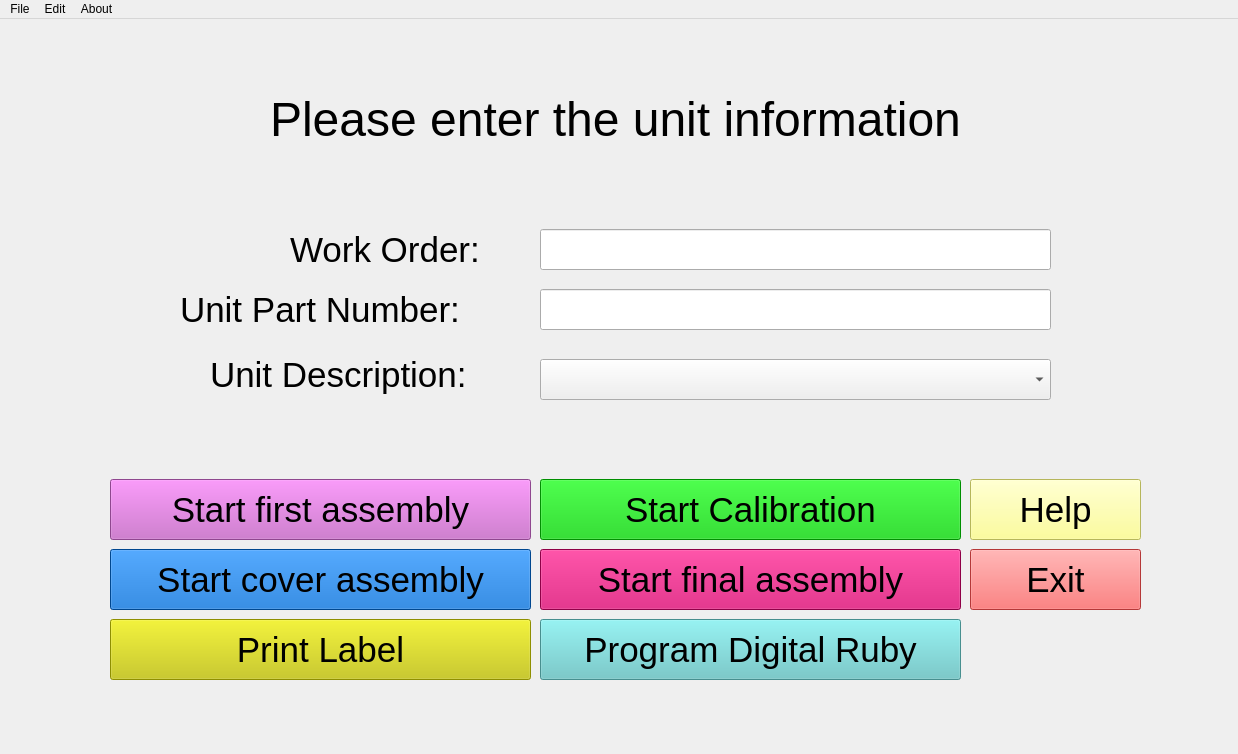
<?xml version="1.0" encoding="UTF-8"?>
<ui version="4.0">
 <class>MainWindow</class>
 <widget class="QMainWindow" name="MainWindow">
  <property name="geometry">
   <rect>
    <x>0</x>
    <y>0</y>
    <width>1238</width>
    <height>754</height>
   </rect>
  </property>
  <property name="windowTitle">
   <string>RUBY Assembly Program</string>
  </property>
  <widget class="QWidget" name="centralwidget">
   <widget class="QLabel" name="label_10">
    <property name="geometry">
     <rect>
      <x>140</x>
      <y>60</y>
      <width>951</width>
      <height>81</height>
     </rect>
    </property>
    <property name="font">
     <font>
      <pointsize>36</pointsize>
     </font>
    </property>
    <property name="text">
     <string>Please enter the unit information</string>
    </property>
    <property name="alignment">
     <set>Qt::AlignCenter</set>
    </property>
   </widget>
   <widget class="QComboBox" name="description_cobo">
    <property name="geometry">
     <rect>
      <x>540</x>
      <y>340</y>
      <width>511</width>
      <height>41</height>
     </rect>
    </property>
    <property name="font">
     <font>
      <pointsize>26</pointsize>
     </font>
    </property>
    <item>
     <property name="text">
      <string/>
     </property>
    </item>
    <item>
     <property name="text">
      <string>JMHI-100-1-D-14.5</string>
     </property>
    </item>
    <item>
     <property name="text">
      <string>JMHI-100-4-D-14.5</string>
     </property>
    </item>
    <item>
     <property name="text">
      <string>JMHI-200-1-D-14.5</string>
     </property>
    </item>
    <item>
     <property name="text">
      <string>JMHI-200-4-D-14.5</string>
     </property>
    </item>
    <item>
     <property name="text">
      <string>JMHI-100-1-D-30</string>
     </property>
    </item>
    <item>
     <property name="text">
      <string>JMHI-100-4-D-30</string>
     </property>
    </item>
    <item>
     <property name="text">
      <string>JMHI-200-1-D-30</string>
     </property>
    </item>
    <item>
     <property name="text">
      <string>JMHI-200-4-D-30</string>
     </property>
    </item>
    <item>
     <property name="text">
      <string>JMHI-100-1-D-60</string>
     </property>
    </item>
    <item>
     <property name="text">
      <string>JMHI-100-4-D-60</string>
     </property>
    </item>
    <item>
     <property name="text">
      <string>JMHI-200-1-D-60</string>
     </property>
    </item>
    <item>
     <property name="text">
      <string>JMHI-200-4-D-60</string>
     </property>
    </item>
    <item>
     <property name="text">
      <string>JMHI-100-1-D-90</string>
     </property>
    </item>
    <item>
     <property name="text">
      <string>JMHI-100-4-D-90</string>
     </property>
    </item>
    <item>
     <property name="text">
      <string>JMHI-200-1-D-90</string>
     </property>
    </item>
    <item>
     <property name="text">
      <string>JMHI-200-4-D-90</string>
     </property>
    </item>
    <item>
     <property name="text">
      <string>JMHI-100-1-S-14.5</string>
     </property>
    </item>
    <item>
     <property name="text">
      <string>JMHI-100-4-S-14.5</string>
     </property>
    </item>
    <item>
     <property name="text">
      <string>JMHI-200-1-S-14.5</string>
     </property>
    </item>
    <item>
     <property name="text">
      <string>JMHI-200-4-S-14.5</string>
     </property>
    </item>
    <item>
     <property name="text">
      <string>JMHI-100-1-S-30</string>
     </property>
    </item>
    <item>
     <property name="text">
      <string>JMHI-100-4-S-30</string>
     </property>
    </item>
    <item>
     <property name="text">
      <string>JMHI-200-1-S-30</string>
     </property>
    </item>
    <item>
     <property name="text">
      <string>JMHI-200-4-S-30</string>
     </property>
    </item>
    <item>
     <property name="text">
      <string>JMHI-100-1-S-60</string>
     </property>
    </item>
    <item>
     <property name="text">
      <string>JMHI-100-4-S-60</string>
     </property>
    </item>
    <item>
     <property name="text">
      <string>JMHI-200-1-S-60</string>
     </property>
    </item>
    <item>
     <property name="text">
      <string>JMHI-200-4-S-60</string>
     </property>
    </item>
    <item>
     <property name="text">
      <string>JMHI-100-1-S-90</string>
     </property>
    </item>
    <item>
     <property name="text">
      <string>JMHI-100-4-S-90</string>
     </property>
    </item>
    <item>
     <property name="text">
      <string>JMHI-200-1-S-90</string>
     </property>
    </item>
    <item>
     <property name="text">
      <string>JMHI-200-4-S-90</string>
     </property>
    </item>
    <item>
     <property name="text">
      <string>JMHI-100-1-L-14.5</string>
     </property>
    </item>
    <item>
     <property name="text">
      <string>JMHI-100-4-L-14.5</string>
     </property>
    </item>
    <item>
     <property name="text">
      <string>JMHI-200-1-L-14.5</string>
     </property>
    </item>
    <item>
     <property name="text">
      <string>JMHI-200-4-L-14.5</string>
     </property>
    </item>
    <item>
     <property name="text">
      <string>JMHI-100-1-L-30</string>
     </property>
    </item>
    <item>
     <property name="text">
      <string>JMHI-100-4-L-30</string>
     </property>
    </item>
    <item>
     <property name="text">
      <string>JMHI-200-1-L-30</string>
     </property>
    </item>
    <item>
     <property name="text">
      <string>JMHI-200-4-L-30</string>
     </property>
    </item>
    <item>
     <property name="text">
      <string>JMHI-100-1-L-60</string>
     </property>
    </item>
    <item>
     <property name="text">
      <string>JMHI-100-4-L-60</string>
     </property>
    </item>
    <item>
     <property name="text">
      <string>JMHI-200-1-L-60</string>
     </property>
    </item>
    <item>
     <property name="text">
      <string>JMHI-200-4-L-60</string>
     </property>
    </item>
    <item>
     <property name="text">
      <string>JMHI-100-1-L-90</string>
     </property>
    </item>
    <item>
     <property name="text">
      <string>JMHI-100-4-L-90</string>
     </property>
    </item>
    <item>
     <property name="text">
      <string>JMHI-200-1-L-90</string>
     </property>
    </item>
    <item>
     <property name="text">
      <string>JMHI-200-4-L-90</string>
     </property>
    </item>
    <item>
     <property name="text">
      <string>JMHA-100-1-D-0.5</string>
     </property>
    </item>
    <item>
     <property name="text">
      <string>JMHA-100-4-D-0.5</string>
     </property>
    </item>
    <item>
     <property name="text">
      <string>JMHA-200-1-D-0.5</string>
     </property>
    </item>
    <item>
     <property name="text">
      <string>JMHA-200-4-D-0.5</string>
     </property>
    </item>
    <item>
     <property name="text">
      <string>JMHA-300-1-D-0.5</string>
     </property>
    </item>
    <item>
     <property name="text">
      <string>JMHA-300-4-D-0.5</string>
     </property>
    </item>
    <item>
     <property name="text">
      <string>JMHA-100-1-D-1.0</string>
     </property>
    </item>
    <item>
     <property name="text">
      <string>JMHA-100-4-D-1.0</string>
     </property>
    </item>
    <item>
     <property name="text">
      <string>JMHA-200-1-D-1.0</string>
     </property>
    </item>
    <item>
     <property name="text">
      <string>JMHA-200-4-D-1.0</string>
     </property>
    </item>
    <item>
     <property name="text">
      <string>JMHA-300-1-D-1.0</string>
     </property>
    </item>
    <item>
     <property name="text">
      <string>JMHA-300-4-D-1.0</string>
     </property>
    </item>
    <item>
     <property name="text">
      <string>JMHA-100-1-D-2.0</string>
     </property>
    </item>
    <item>
     <property name="text">
      <string>JMHA-100-4-D-2.0</string>
     </property>
    </item>
    <item>
     <property name="text">
      <string>JMHA-200-1-D-2.0</string>
     </property>
    </item>
    <item>
     <property name="text">
      <string>JMHA-200-4-D-2.0</string>
     </property>
    </item>
    <item>
     <property name="text">
      <string>JMHA-300-1-D-2.0</string>
     </property>
    </item>
    <item>
     <property name="text">
      <string>JMHA-300-4-D-2.0</string>
     </property>
    </item>
    <item>
     <property name="text">
      <string>JMHA-100-1-D-4.0</string>
     </property>
    </item>
    <item>
     <property name="text">
      <string>JMHA-100-4-D-4.0</string>
     </property>
    </item>
    <item>
     <property name="text">
      <string>JMHA-200-1-D-4.0</string>
     </property>
    </item>
    <item>
     <property name="text">
      <string>JMHA-200-4-D-4.0</string>
     </property>
    </item>
    <item>
     <property name="text">
      <string>JMHA-300-1-D-4.0</string>
     </property>
    </item>
    <item>
     <property name="text">
      <string>JMHA-300-4-D-4.0</string>
     </property>
    </item>
    <item>
     <property name="text">
      <string>JMHA-100-1-D-10.0</string>
     </property>
    </item>
    <item>
     <property name="text">
      <string>JMHA-100-4-D-10.0</string>
     </property>
    </item>
    <item>
     <property name="text">
      <string>JMHA-200-1-D-10.0</string>
     </property>
    </item>
    <item>
     <property name="text">
      <string>JMHA-200-4-D-10.0</string>
     </property>
    </item>
    <item>
     <property name="text">
      <string>JMHA-300-1-D-10.0</string>
     </property>
    </item>
    <item>
     <property name="text">
      <string>JMHA-300-4-D-10.0</string>
     </property>
    </item>
    <item>
     <property name="text">
      <string>JMHA-100-1-S-0.5</string>
     </property>
    </item>
    <item>
     <property name="text">
      <string>JMHA-100-4-S-0.5</string>
     </property>
    </item>
    <item>
     <property name="text">
      <string>JMHA-200-1-S-0.5</string>
     </property>
    </item>
    <item>
     <property name="text">
      <string>JMHA-200-4-S-0.5</string>
     </property>
    </item>
    <item>
     <property name="text">
      <string>JMHA-300-1-S-0.5</string>
     </property>
    </item>
    <item>
     <property name="text">
      <string>JMHA-300-4-S-0.5</string>
     </property>
    </item>
    <item>
     <property name="text">
      <string>JMHA-100-1-S-1.0</string>
     </property>
    </item>
    <item>
     <property name="text">
      <string>JMHA-100-4-S-1.0</string>
     </property>
    </item>
    <item>
     <property name="text">
      <string>JMHA-200-1-S-1.0</string>
     </property>
    </item>
    <item>
     <property name="text">
      <string>JMHA-200-4-S-1.0</string>
     </property>
    </item>
    <item>
     <property name="text">
      <string>JMHA-300-1-S-1.0</string>
     </property>
    </item>
    <item>
     <property name="text">
      <string>JMHA-300-4-S-1.0</string>
     </property>
    </item>
    <item>
     <property name="text">
      <string>JMHA-100-1-S-2.0</string>
     </property>
    </item>
    <item>
     <property name="text">
      <string>JMHA-100-4-S-2.0</string>
     </property>
    </item>
    <item>
     <property name="text">
      <string>JMHA-200-1-S-2.0</string>
     </property>
    </item>
    <item>
     <property name="text">
      <string>JMHA-200-4-S-2.0</string>
     </property>
    </item>
    <item>
     <property name="text">
      <string>JMHA-300-1-S-2.0</string>
     </property>
    </item>
    <item>
     <property name="text">
      <string>JMHA-300-4-S-2.0</string>
     </property>
    </item>
    <item>
     <property name="text">
      <string>JMHA-100-1-S-4.0</string>
     </property>
    </item>
    <item>
     <property name="text">
      <string>JMHA-100-4-S-4.0</string>
     </property>
    </item>
    <item>
     <property name="text">
      <string>JMHA-200-1-S-4.0</string>
     </property>
    </item>
    <item>
     <property name="text">
      <string>JMHA-200-2-S-4.0</string>
     </property>
    </item>
    <item>
     <property name="text">
      <string>JMHA-300-1-S-4.0</string>
     </property>
    </item>
    <item>
     <property name="text">
      <string>JMHA-300-4-S-4.0</string>
     </property>
    </item>
    <item>
     <property name="text">
      <string>JMHA-100-1-S-10.0</string>
     </property>
    </item>
    <item>
     <property name="text">
      <string>JMHA-100-4-S-10.0</string>
     </property>
    </item>
    <item>
     <property name="text">
      <string>JMHA-200-1-S-10.0</string>
     </property>
    </item>
    <item>
     <property name="text">
      <string>JMHA-200-4-S-10.0</string>
     </property>
    </item>
    <item>
     <property name="text">
      <string>JMHA-300-1-S-10.0</string>
     </property>
    </item>
    <item>
     <property name="text">
      <string>JMHA-300-4-S-10.0</string>
     </property>
    </item>
    <item>
     <property name="text">
      <string>JMHA-100-1-L-0.5</string>
     </property>
    </item>
    <item>
     <property name="text">
      <string>JMHA-100-4-L-0.5</string>
     </property>
    </item>
    <item>
     <property name="text">
      <string>JMHA-200-1-L-0.5</string>
     </property>
    </item>
    <item>
     <property name="text">
      <string>JMHA-200-4-L-0.5</string>
     </property>
    </item>
    <item>
     <property name="text">
      <string>JMHA-300-1-L-0.5</string>
     </property>
    </item>
    <item>
     <property name="text">
      <string>JMHA-300-4-L-0.5</string>
     </property>
    </item>
    <item>
     <property name="text">
      <string>JMHA-100-1-L-1.0</string>
     </property>
    </item>
    <item>
     <property name="text">
      <string>JMHA-100-4-L-1.0</string>
     </property>
    </item>
    <item>
     <property name="text">
      <string>JMHA-200-1-L-1.0</string>
     </property>
    </item>
    <item>
     <property name="text">
      <string>JMHA-200-4-L-1.0</string>
     </property>
    </item>
    <item>
     <property name="text">
      <string>JMHA-300-1-L-1.0</string>
     </property>
    </item>
    <item>
     <property name="text">
      <string>JMHA-300-4-L-1.0</string>
     </property>
    </item>
    <item>
     <property name="text">
      <string>JMHA-100-1-L-2.0</string>
     </property>
    </item>
    <item>
     <property name="text">
      <string>JMHA-100-4-L-2.0</string>
     </property>
    </item>
    <item>
     <property name="text">
      <string>JMHA-200-1-L-2.0</string>
     </property>
    </item>
    <item>
     <property name="text">
      <string>JMHA-200-4-L-2.0</string>
     </property>
    </item>
    <item>
     <property name="text">
      <string>JMHA-300-1-L-2.0</string>
     </property>
    </item>
    <item>
     <property name="text">
      <string>JMHA-300-4-L-2.0</string>
     </property>
    </item>
    <item>
     <property name="text">
      <string>JMHA-100-1-L-4.0</string>
     </property>
    </item>
    <item>
     <property name="text">
      <string>JMHA-100-4-L-4.0</string>
     </property>
    </item>
    <item>
     <property name="text">
      <string>JMHA-200-1-L-4.0</string>
     </property>
    </item>
    <item>
     <property name="text">
      <string>JMHA-200-4-L-4.0</string>
     </property>
    </item>
    <item>
     <property name="text">
      <string>JMHA-300-1-L-4.0</string>
     </property>
    </item>
    <item>
     <property name="text">
      <string>JMHA-300-4-L-4.0</string>
     </property>
    </item>
    <item>
     <property name="text">
      <string>JMHA-100-1-L-10.0</string>
     </property>
    </item>
    <item>
     <property name="text">
      <string>JMHA-100-4-L-10.0</string>
     </property>
    </item>
    <item>
     <property name="text">
      <string>JMHA-200-1-L-10.0</string>
     </property>
    </item>
    <item>
     <property name="text">
      <string>JMHA-200-4-L-10.0</string>
     </property>
    </item>
    <item>
     <property name="text">
      <string>JMHA-300-1-L-10.0</string>
     </property>
    </item>
    <item>
     <property name="text">
      <string>JMHA-300-4-L-10.0</string>
     </property>
    </item>
   </widget>
   <widget class="QLabel" name="label_11">
    <property name="geometry">
     <rect>
      <x>210</x>
      <y>330</y>
      <width>331</width>
      <height>51</height>
     </rect>
    </property>
    <property name="font">
     <font>
      <pointsize>26</pointsize>
     </font>
    </property>
    <property name="text">
     <string>Unit Description:</string>
    </property>
   </widget>
   <widget class="QLabel" name="label_12">
    <property name="enabled">
     <bool>true</bool>
    </property>
    <property name="geometry">
     <rect>
      <x>180</x>
      <y>270</y>
      <width>361</width>
      <height>41</height>
     </rect>
    </property>
    <property name="font">
     <font>
      <pointsize>26</pointsize>
     </font>
    </property>
    <property name="text">
     <string>Unit Part Number: </string>
    </property>
   </widget>
   <widget class="QPushButton" name="first_assy_pb">
    <property name="geometry">
     <rect>
      <x>110</x>
      <y>460</y>
      <width>421</width>
      <height>61</height>
     </rect>
    </property>
    <property name="font">
     <font>
      <pointsize>26</pointsize>
     </font>
    </property>
    <property name="styleSheet">
     <string notr="true">background-color: rgb(200, 100, 200)</string>
    </property>
    <property name="text">
     <string>Start first assembly</string>
    </property>
   </widget>
   <widget class="QPushButton" name="help_pb">
    <property name="geometry">
     <rect>
      <x>970</x>
      <y>460</y>
      <width>171</width>
      <height>61</height>
     </rect>
    </property>
    <property name="font">
     <font>
      <pointsize>26</pointsize>
     </font>
    </property>
    <property name="styleSheet">
     <string notr="true">background-color: rgb(255, 255, 127)</string>
    </property>
    <property name="text">
     <string>Help</string>
    </property>
   </widget>
   <widget class="QPushButton" name="exit_pb">
    <property name="geometry">
     <rect>
      <x>970</x>
      <y>530</y>
      <width>171</width>
      <height>61</height>
     </rect>
    </property>
    <property name="font">
     <font>
      <pointsize>26</pointsize>
     </font>
    </property>
    <property name="styleSheet">
     <string notr="true">background-color: rgb(253, 79, 79)</string>
    </property>
    <property name="text">
     <string>Exit</string>
    </property>
   </widget>
   <widget class="QPushButton" name="cover_assy_pb">
    <property name="geometry">
     <rect>
      <x>110</x>
      <y>530</y>
      <width>421</width>
      <height>61</height>
     </rect>
    </property>
    <property name="font">
     <font>
      <pointsize>26</pointsize>
     </font>
    </property>
    <property name="styleSheet">
     <string notr="true">background-color: rgb(0, 100, 200)</string>
    </property>
    <property name="text">
     <string>Start cover assembly</string>
    </property>
   </widget>
   <widget class="QPushButton" name="calibration_pb">
    <property name="enabled">
     <bool>true</bool>
    </property>
    <property name="geometry">
     <rect>
      <x>540</x>
      <y>460</y>
      <width>421</width>
      <height>61</height>
     </rect>
    </property>
    <property name="font">
     <font>
      <pointsize>26</pointsize>
     </font>
    </property>
    <property name="styleSheet">
     <string notr="true">background-color: rgb(0, 200, 0)</string>
    </property>
    <property name="text">
     <string>Start Calibration</string>
    </property>
   </widget>
   <widget class="QPushButton" name="final_assy_pb">
    <property name="enabled">
     <bool>true</bool>
    </property>
    <property name="geometry">
     <rect>
      <x>540</x>
      <y>530</y>
      <width>421</width>
      <height>61</height>
     </rect>
    </property>
    <property name="font">
     <font>
      <pointsize>26</pointsize>
     </font>
    </property>
    <property name="styleSheet">
     <string notr="true">background-color: rgb(200, 0, 100)</string>
    </property>
    <property name="text">
     <string>Start final assembly</string>
    </property>
   </widget>
   <widget class="QLineEdit" name="part_number_le">
    <property name="geometry">
     <rect>
      <x>540</x>
      <y>270</y>
      <width>511</width>
      <height>41</height>
     </rect>
    </property>
    <property name="font">
     <font>
      <pointsize>12</pointsize>
     </font>
    </property>
    <property name="text">
     <string/>
    </property>
   </widget>
   <widget class="QPushButton" name="create_label_pb">
    <property name="geometry">
     <rect>
      <x>110</x>
      <y>600</y>
      <width>421</width>
      <height>61</height>
     </rect>
    </property>
    <property name="font">
     <font>
      <pointsize>26</pointsize>
     </font>
    </property>
    <property name="styleSheet">
     <string notr="true">background-color: rgb(200, 200, 0)</string>
    </property>
    <property name="text">
     <string>Print Label</string>
    </property>
   </widget>
   <widget class="QPushButton" name="program_pb">
    <property name="geometry">
     <rect>
      <x>540</x>
      <y>600</y>
      <width>421</width>
      <height>61</height>
     </rect>
    </property>
    <property name="font">
     <font>
      <pointsize>26</pointsize>
     </font>
    </property>
    <property name="styleSheet">
     <string notr="true">background-color: rgb(100, 200, 200)</string>
    </property>
    <property name="text">
     <string>Program Digital Ruby</string>
    </property>
   </widget>
   <widget class="QLabel" name="label_13">
    <property name="enabled">
     <bool>true</bool>
    </property>
    <property name="geometry">
     <rect>
      <x>290</x>
      <y>210</y>
      <width>241</width>
      <height>41</height>
     </rect>
    </property>
    <property name="font">
     <font>
      <pointsize>26</pointsize>
     </font>
    </property>
    <property name="text">
     <string>Work Order:</string>
    </property>
   </widget>
   <widget class="QLineEdit" name="work_order_le">
    <property name="geometry">
     <rect>
      <x>540</x>
      <y>210</y>
      <width>511</width>
      <height>41</height>
     </rect>
    </property>
    <property name="font">
     <font>
      <pointsize>12</pointsize>
     </font>
    </property>
    <property name="text">
     <string/>
    </property>
   </widget>
  </widget>
  <widget class="QMenuBar" name="menubar">
   <property name="geometry">
    <rect>
     <x>0</x>
     <y>0</y>
     <width>1238</width>
     <height>21</height>
    </rect>
   </property>
   <widget class="QMenu" name="menuFile">
    <property name="title">
     <string>File</string>
    </property>
    <addaction name="actionSave"/>
    <addaction name="actionFinish"/>
    <addaction name="actionExit"/>
   </widget>
   <widget class="QMenu" name="menuEdit">
    <property name="title">
     <string>Edit</string>
    </property>
    <addaction name="actionSearch"/>
    <addaction name="actionLoad"/>
   </widget>
   <widget class="QMenu" name="menuAbout">
    <property name="title">
     <string>About</string>
    </property>
    <addaction name="actionAbout"/>
    <addaction name="actionHelp"/>
   </widget>
   <addaction name="menuFile"/>
   <addaction name="menuEdit"/>
   <addaction name="menuAbout"/>
  </widget>
  <action name="actionSave">
   <property name="text">
    <string>Save</string>
   </property>
  </action>
  <action name="actionFinish">
   <property name="text">
    <string>Finish</string>
   </property>
  </action>
  <action name="actionExit">
   <property name="text">
    <string>Exit</string>
   </property>
  </action>
  <action name="actionSearch">
   <property name="text">
    <string>Search</string>
   </property>
  </action>
  <action name="actionLoad">
   <property name="text">
    <string>Load</string>
   </property>
  </action>
  <action name="actionAbout">
   <property name="text">
    <string>About</string>
   </property>
  </action>
  <action name="actionHelp">
   <property name="text">
    <string>Help</string>
   </property>
  </action>
 </widget>
 <resources/>
 <connections/>
</ui>
